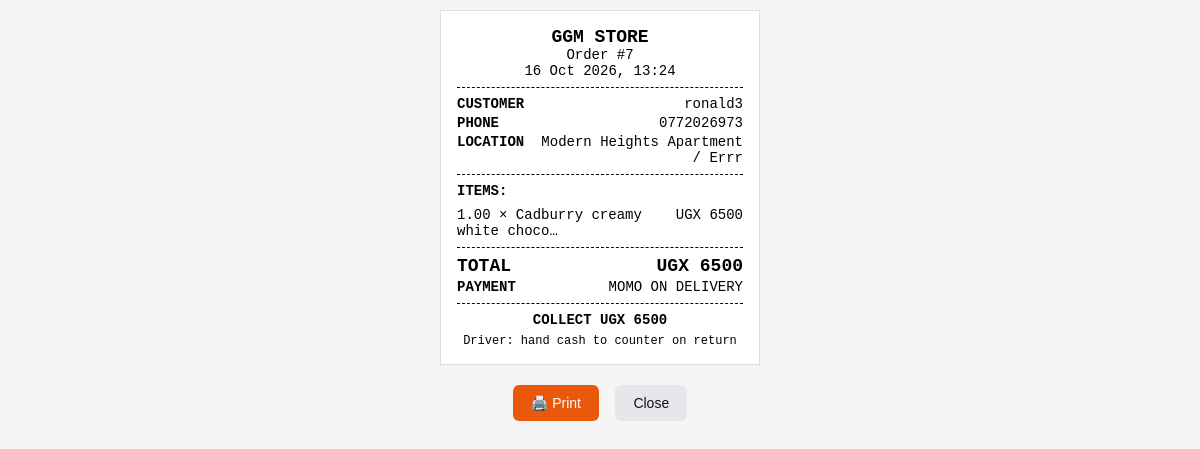
Page /staff/order/7/slip/ (signed in) on the earlier database version.
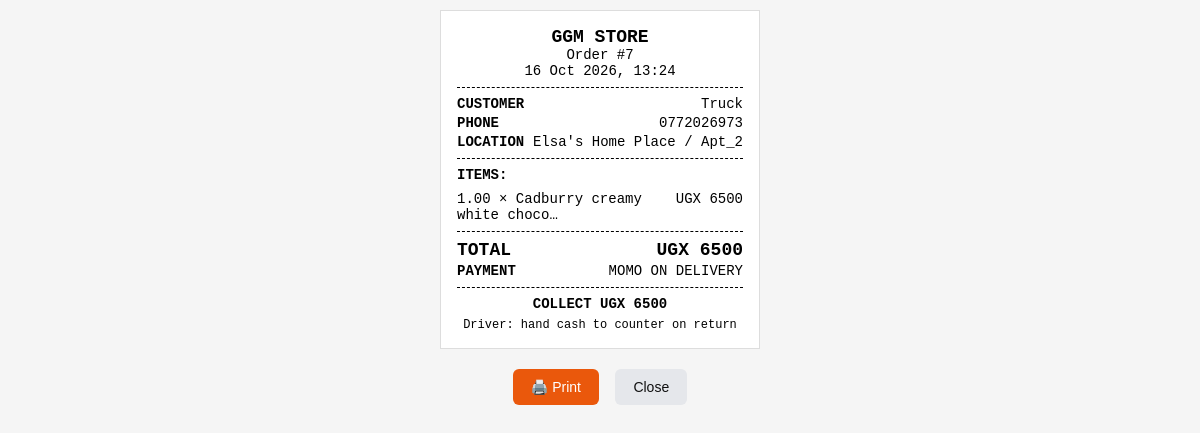
Same page on the later database version.
### marketplace/models.py (models this page shows, shortened)
class Order(models.Model):
    STATUS_CHOICES = [
        ('new', 'New Order'),
        ('confirmed', 'Confirmed'),
        ('packed', 'Packed & Ready'),
        ('delivered', 'Delivered'),
        ('cancelled', 'Cancelled'),
    ]
    PAYMENT_CHOICES = [
        ('cash', 'Cash on Delivery'),
        ('momo', 'MoMo on Delivery'),
    ]
    customer = models.ForeignKey(Customer, on_delete=models.CASCADE)
    status = models.CharField(max_length=20, choices=STATUS_CHOICES, default='new')
    payment_method = models.CharField(max_length=20, choices=PAYMENT_CHOICES, default='cash')
    total_amount = models.DecimalField(max_digits=10, decimal_places=2, default=0.00)
    created_at = models.DateTimeField(auto_now_add=True)
    updated_at = models.DateTimeField(auto_now=True)

class Customer(models.Model):
    phone_number = models.CharField(max_length=20, unique=True)
    name = models.CharField(max_length=255, blank=True)
    apartment = models.ForeignKey(Apartment, on_delete=models.SET_NULL, null=True, blank=True)
    unit_number = models.CharField(max_length=50, blank=True) # e.g., "Apt 4"

class Apartment(models.Model):
    name = models.CharField(max_length=255, unique=True) # e.g., "Block B"

### marketplace/views.py (the view)
# urls.py: path('staff/order/<int:order_id>/slip/', views.staff_order_slip, name='staff_order_slip'),
@login_required
def staff_order_slip(request, order_id):
    order = get_object_or_404(
        Order.objects.select_related(
            'customer', 'customer__apartment'
        ).prefetch_related('items__product'),
        id=order_id,
    )
    return render(request, 'marketplace/staff_order_slip.html', {'order': order})

### templates/marketplace/staff_order_slip.html (shortened to what this page needs)
<!DOCTYPE html>
<html lang="en">
<head>
</head>
<body>
    <div class="slip">
        <div class="center bold big">GGM STORE</div>
        <div class="center">Order #{{ order.id }}</div>
        <div class="center">{{ order.created_at|date:"d M Y, H:i" }}</div>
        <hr>
        <div class="row">
            <span class="bold">CUSTOMER</span>
            <span>{{ order.customer.name|default:"—" }}</span>
        </div>
        <div class="row">
            <span class="bold">PHONE</span>
            <span>{{ order.customer.phone_number }}</span>
        </div>
        {% if order.customer.apartment %}
        <div class="row">
            <span class="bold">LOCATION</span>
            <span>{{ order.customer.apartment.name }}{% if order.customer.unit_number %} / {{ order.customer.unit_number }}{% endif %}</span>
        </div>
        {% endif %}
        <hr>
        <div class="bold">ITEMS:</div>
        <div class="items">
            {% for item in order.items.all %}
            <div class="item">
                <span>{{ item.quantity }} × {% if item.product %}{{ item.product.name|truncatechars:28 }}{% else %}Removed product{% endif %}</span>
                <span>UGX {{ item.price_at_time_of_order|floatformat:0 }}</span>
            </div>
            {% endfor %}
        </div>
        <hr>
        <div class="row total">
            <span>TOTAL</span>
            <span>UGX {{ order.total_amount|floatformat:0 }}</span>
        </div>
        <div class="row">
            <span class="bold">PAYMENT</span>
            <span>{% if order.payment_method == 'cash' %}CASH ON DELIVERY{% else %}MOMO ON DELIVERY{% endif %}</span>
        </div>
        <hr>
        <div class="center bold">COLLECT UGX {{ order.total_amount|floatformat:0 }}</div>
        <div class="center" style="margin-top: 6px; font-size: 12px;">
            Driver: hand cash to counter on return
        </div>
    </div>
    <div class="actions">
        <button class="btn-print" onclick="window.print()">🖨️ Print</button>
        <a class="btn-close" href="{% url 'staff_order_detail' order.id %}">Close</a>
    </div>
</body>
</html>

Differences in the rows shown:
changed through a linked row, Order id 7: customer.name "ronald3" → "Truck"; customer.apartment.name "Modern Heights Apartment" → "Elsa's Home Place"; customer.unit_number "Errr" → "Apt_2"
